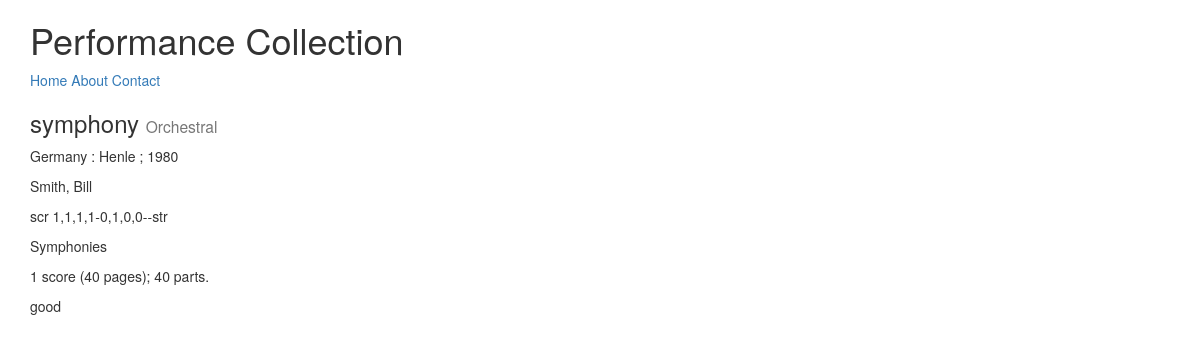
/restaurants/0001/, run on the app's committed database.
### restaurants/models.py (models this page shows, shortened)
class Score(models.Model):
    Score_title = models.CharField(max_length=120,null=True, blank=True)
    Call_number = models.CharField(max_length=20, blank=True)
    collection = models.CharField(max_length=60,null=True, blank=True)
    author = models.CharField(max_length=60,null=True, blank=True)
    arranger = models.CharField(max_length=120,null=True, blank=True)
    editor = models.CharField(max_length=120,null=True, blank=True)
    Uniform_Title = models.CharField(max_length=120,null=True, blank=True)
    publisher = models.CharField(max_length=120,null=True, blank=True)
    place_of_publication =  models.CharField(max_length=120,null=True, blank=True)
    date_of_publication =  models.CharField(max_length=120,null=True, blank=True)
    Plate_Number = models.CharField(max_length=120,null=True, blank=True)
    ISSN = models.CharField(max_length=120,null=True, blank=True)
    Subject = models.CharField(max_length=120,null=True, blank=True)
    collation = models.CharField(max_length=120,null=True, blank=True)
    holdings = models.CharField(max_length=120, null=True,blank=True)
    medium = models.CharField(max_length=120,null=True, blank=True)
    key_signature= models.CharField(max_length=20,null=True, blank=True)
    condition= models.CharField(max_length=20,null=True, blank=True)
    cost= models.CharField(max_length=20,null=True, blank=True)
    acquisition_date= models.CharField(max_length=20,null=True, blank=True)
    notes = models.TextField(max_length=1000,null=True, blank=True, help_text="Enter a brief note")
    slug = models.SlugField(null=True, blank=True)
    @property
    def title(self):
        return self.Score_title

### restaurants/views.py (the view)
# urls.py: url(r'^restaurants/(?P<slug>[\w-]+)/$', ScoreDetailView.as_view()),
class ScoreDetailView(DetailView):
    queryset = Score.objects.all()

### restaurants/templates/restaurants/score_detail.html (shortened to what this page needs)
{% extends "base.html" %}
{% block content %}
<h3>{{ object.title }} <small> {{ object.collection }}</small></h3>
<p>{{ object.place_of_publication }} : {{ object.publisher }} ; {{ object.date_of_publication }}</p>
<p>{{ object.author }}</P>
<p>{{ object.collation }}</P>
<p>{{ object.Subject }}</P>
<p>{{ object.holdings }}</P>
<p>{{ object.condition }}</P>
{% endblock %}

### data on the page
Score: title "symphony", collection "Orchestral", place_of_publication "Germany", publisher "Henle", date_of_publication "1980", author "Smith, Bill", collation "scr 1,1,1,1-0,1,0,0--str", Subject "Symphonies", holdings "1 score (40 pages); 40 parts.", condition "good"
